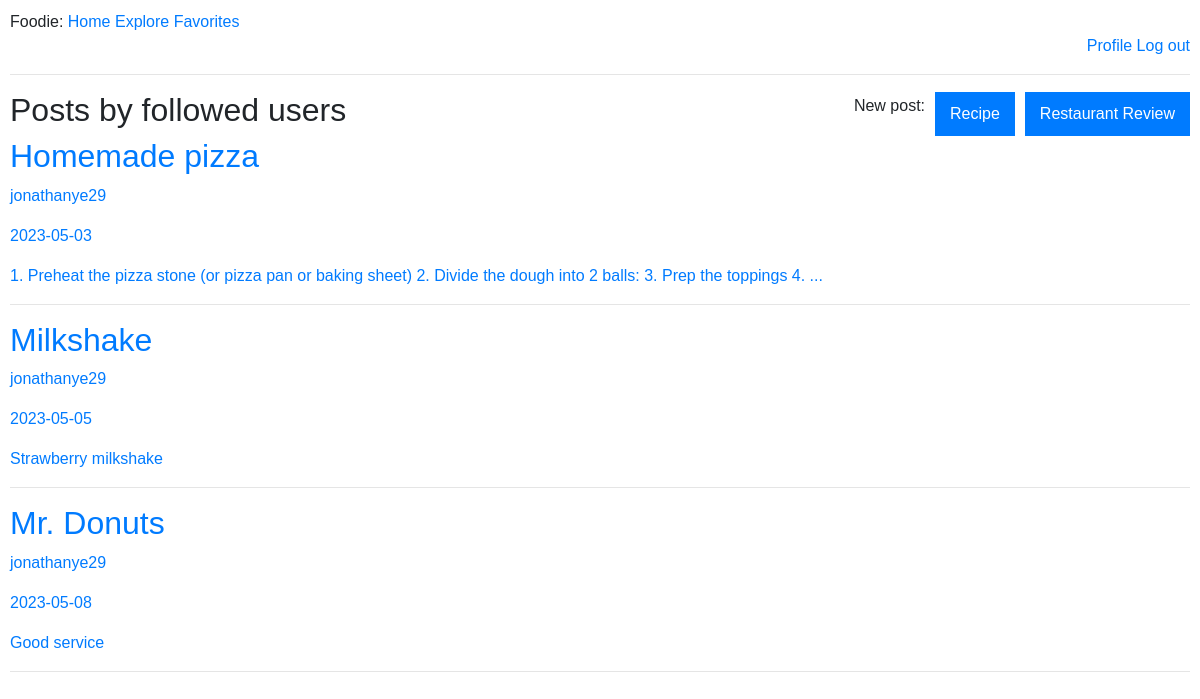
Screenshot of /index (signed in) with the database file from the repository.
### tables this page shows
CREATE TABLE recipes(
        id INTEGER PRIMARY KEY,
        title VARCHAR(100),
        timestamp TEXT,
        content TEXT,
        ingredients TEXT,
        user_id INTEGER,
        FOREIGN KEY (user_id) REFERENCES users(id) on delete cascade
    );

CREATE TABLE users (
        id INTEGER PRIMARY KEY,
        name TEXT,
        surname TEXT,
        country TEXT,
        username TEXT,
        email TEXT,
        password TEXT
    );

CREATE TABLE reviews(
        id INTEGER PRIMARY KEY,
        name VARCHAR(100),
        timestamp TEXT,
        stars INTEGER,
        content TEXT,
        location TEXT,
        user_id INTEGER,
        FOREIGN KEY (user_id) REFERENCES users(id) on delete cascade
    );

### app.py (the view)
@app.route('/')
@app.route('/index')
@token_required
def index():
    global posts, reviews
    data = jwt.decode(session['token'], token_key, algorithms=['HS256'])
    user_id_title = data['user_id']
    db = database_worker('social_net.db')
    query = f"SELECT * from users where id={user_id_title}"
    user = db.search(query=query)
    if user:
        id, name, surname, country, username, email, hash = user[0]
        query_followed = f"SELECT followed from follow where follower={user_id_title}"
        followed = db.search(query=query_followed)
        followed = [i[0] for i in followed]
        followed = tuple(followed)
        for i in followed:
            query_posts = f"SELECT title, user_id, DATE(timestamp), content, id, user_id from recipes where user_id={i}"
            query_reviews = f"SELECT name, user_id, DATE(timestamp), content, id, user_id from reviews where user_id={i}"
            posts = db.search(query=query_posts)
            reviews = db.search(query=query_reviews)
            print(posts)
            for i in range(len(posts)):
                for j in range(len(posts[i])):
                    if j == 1:
                        posts = list(posts)
                        user_id = posts[i][j]
                        query_username = f"SELECT username from users where id={user_id}"
                        username = db.search(query=query_username)
                        posts[i] = list(posts[i])
                        posts[i][j] = username[0][0]
            for i in range(len(reviews)):
                for j in range(len(reviews[i])):
                    if j == 1:
                        reviews = list(reviews)
                        user_id = reviews[i][j]
                        query_username = f"SELECT username from users where id={user_id}"
                        username = db.search(query=query_username)
                        reviews[i] = list(reviews[i])
                        reviews[i][j] = username[0][0]
        return render_template('index.html', title='Home', login=True, user_id=user_id_title, user=user,
                               posts=posts, reviews=reviews)
    return render_template('index.html', title='Home', login=True, user_id=user_id_title, user=user)

### app.py (called while the page is built)
def token_required(f):
    @wraps(f)
    def decorated(*args, **kwargs):
        if 'token' not in session:
            print("No token")
            return redirect(url_for('login'))
        try:
            print("Decoding token")
            data = jwt.decode(session['token'], token_key, algorithms=['HS256'])
        except:
            print("Wrong Token")
            return redirect(url_for('login'))
        return f(*args, **kwargs)
    return decorated

### my_lib.py (called while the page is built)
    def search(self, query):
        result = self.cursor.execute(query).fetchall()
        return result

### templates/index.html
{% extends "base.html" %}
{% block content %}
    <div class="post-options-container">
        <h2>Posts by followed users</h2>
        <div class="post-options-container">
            <p>New post:</p>
            <a href="new-recipe"><button class="new-post-btn">Recipe</button></a>
            <a href="new_review"><button class="new-post-btn">Restaurant Review</button></a>
        </div>
    </div>
    {% for post in posts %}
    <a href="{{ url_for('recipe_page', post_id=post[4]) }}">
    <div class="post">
        <h2 class="post-title">{{ post[0]}}</h2>
        <p class="post-author">{{ post[1]}}</p>
        <p class="post-date">{{ post[2]}}</p>
        <p class="post-content">{{ post[3] }}</p>
    </div>
    </a>
    <hr>
    {% endfor %}
    {% for review in reviews %}
    <a href="{{ url_for('review', id=review[4]) }}">
    <div class="post">
        <h2 class="post-title">{{ review[0]}}</h2>
        <p class="post-author">{{ review[1]}}</p>
        <p class="post-date">{{ review[2]}}</p>
        <p class="post-content">{{ review[3] }}</p>
    </div>
    <hr>
    {% endfor %}
{% endblock %}

### static/registration.css (style rules this page uses)
body, button, input, select, textarea, h1, h2, h3, h4, h5, h6, p, span, div, a { font-family: Arial, sans-serif; }

### static/my_style.css (style rules this page uses)
body, button, input, select, textarea, h1, h2, h3, h4, h5, h6, p, span, div, a { font-family: Arial, sans-serif; }
body { margin: 10px; }
.post-options-container { display: flex; flex-direction: row; justify-content: space-between; align-items: center; }
.new-post-btn { display: flex; align-items: center; padding: 10px 15px; background-color: #007bff; color: #fff; border: none; margin-left: 10px; }

### rows the page displays
recipes: title "Homemade pizza", content "1. Preheat the pizza stone (or pizza pan or baking sheet) 2. Divide the dough into 2 balls: 3. Prep the toppings 4. ..."
users: username "jonathanye29" "jonathanye29", username "jonathanye29"
recipes: title "Milkshake", content "Strawberry milkshake"
reviews: name "Mr. Donuts", content "Good service"

### other values shown
{{ post[2] }} "2023-05-03" "2023-05-05"
{{ review[2] }} "2023-05-08"
